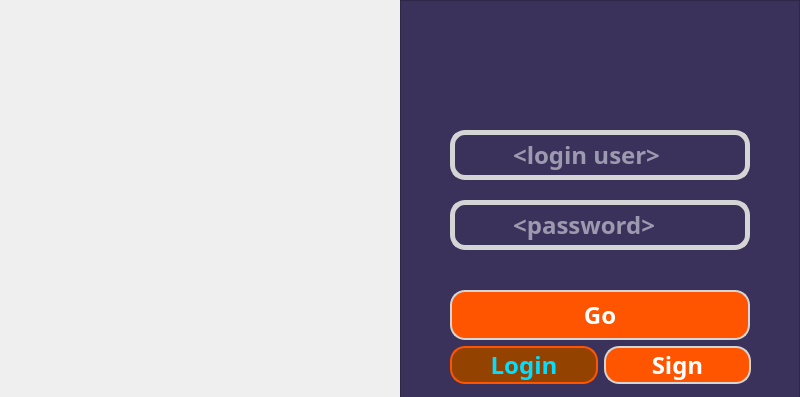
<?xml version="1.0" encoding="UTF-8"?>
<ui version="4.0">
 <class>MainWindow</class>
 <widget class="QMainWindow" name="MainWindow">
  <property name="geometry">
   <rect>
    <x>0</x>
    <y>0</y>
    <width>800</width>
    <height>397</height>
   </rect>
  </property>
  <property name="font">
   <font>
    <family>Impact</family>
    <pointsize>16</pointsize>
    <weight>50</weight>
    <bold>false</bold>
   </font>
  </property>
  <property name="windowTitle">
   <string>Intochat</string>
  </property>
  <property name="toolButtonStyle">
   <enum>Qt::ToolButtonIconOnly</enum>
  </property>
  <property name="documentMode">
   <bool>false</bool>
  </property>
  <property name="tabShape">
   <enum>QTabWidget::Rounded</enum>
  </property>
  <widget class="QWidget" name="centralwidget">
   <property name="font">
    <font>
     <family>century gothik</family>
     <pointsize>-1</pointsize>
    </font>
   </property>
   <property name="styleSheet">
    <string notr="true">*{
font-family:century gothik;
font-size:24px;
}

Qframe{
      background: rgb(59, 50, 92);
}


#log_button{
color: black;
background: rgb(21, 212, 255);
border-radius:15px;
}

#log_button:hover
{
background: rgb(255, 32, 80);
border-radius:15px;
}</string>
   </property>
   <widget class="QFrame" name="frame">
    <property name="geometry">
     <rect>
      <x>400</x>
      <y>0</y>
      <width>400</width>
      <height>400</height>
     </rect>
    </property>
    <property name="font">
     <font>
      <family>century gothik</family>
      <pointsize>-1</pointsize>
     </font>
    </property>
    <property name="styleSheet">
     <string notr="true">background: rgb(59, 50, 92);</string>
    </property>
    <property name="frameShape">
     <enum>QFrame::StyledPanel</enum>
    </property>
    <property name="frameShadow">
     <enum>QFrame::Raised</enum>
    </property>
    <widget class="QLabel" name="label">
     <property name="geometry">
      <rect>
       <x>40</x>
       <y>10</y>
       <width>341</width>
       <height>111</height>
      </rect>
     </property>
     <property name="font">
      <font>
       <family>century gothik</family>
       <pointsize>-1</pointsize>
       <weight>75</weight>
       <italic>true</italic>
       <bold>true</bold>
      </font>
     </property>
     <property name="styleSheet">
      <string notr="true">color: rgb(255, 255, 255);</string>
     </property>
     <property name="text">
      <string>&lt;Welcome to INTOchat&gt;</string>
     </property>
    </widget>
    <widget class="QLineEdit" name="login">
     <property name="geometry">
      <rect>
       <x>50</x>
       <y>130</y>
       <width>300</width>
       <height>50</height>
      </rect>
     </property>
     <property name="font">
      <font>
       <family>century gothik</family>
       <pointsize>-1</pointsize>
       <weight>75</weight>
       <bold>true</bold>
       <underline>false</underline>
      </font>
     </property>
     <property name="styleSheet">
      <string notr="true">border-radius:15px;
color: rgb(255, 255, 255);
border: 5px solid rgb(213, 213, 213);</string>
     </property>
     <property name="text">
      <string/>
     </property>
     <property name="placeholderText">
      <string notr="true">         &lt;login user&gt;</string>
     </property>
     <property name="clearButtonEnabled">
      <bool>true</bool>
     </property>
    </widget>
    <widget class="QLineEdit" name="password">
     <property name="geometry">
      <rect>
       <x>50</x>
       <y>200</y>
       <width>300</width>
       <height>50</height>
      </rect>
     </property>
     <property name="font">
      <font>
       <family>century gothik</family>
       <pointsize>-1</pointsize>
       <weight>75</weight>
       <bold>true</bold>
      </font>
     </property>
     <property name="styleSheet">
      <string notr="true">border-radius:15px;
color: rgb(255, 255, 255);
border: 5px solid rgb(213, 213, 213);</string>
     </property>
     <property name="text">
      <string/>
     </property>
     <property name="echoMode">
      <enum>QLineEdit::Password</enum>
     </property>
     <property name="cursorPosition">
      <number>0</number>
     </property>
     <property name="dragEnabled">
      <bool>false</bool>
     </property>
     <property name="readOnly">
      <bool>false</bool>
     </property>
     <property name="placeholderText">
      <string notr="true">         &lt;password&gt;</string>
     </property>
     <property name="cursorMoveStyle">
      <enum>Qt::LogicalMoveStyle</enum>
     </property>
     <property name="clearButtonEnabled">
      <bool>true</bool>
     </property>
    </widget>
    <widget class="QWidget" name="horizontalLayoutWidget">
     <property name="geometry">
      <rect>
       <x>50</x>
       <y>340</y>
       <width>301</width>
       <height>51</height>
      </rect>
     </property>
     <layout class="QHBoxLayout" name="horizontalLayout">
      <item>
       <widget class="QPushButton" name="log_button">
        <property name="font">
         <font>
          <family>century gothik</family>
          <pointsize>-1</pointsize>
          <weight>75</weight>
          <bold>true</bold>
         </font>
        </property>
        <property name="cursor">
         <cursorShape>PointingHandCursor</cursorShape>
        </property>
        <property name="focusPolicy">
         <enum>Qt::NoFocus</enum>
        </property>
        <property name="contextMenuPolicy">
         <enum>Qt::DefaultContextMenu</enum>
        </property>
        <property name="acceptDrops">
         <bool>false</bool>
        </property>
        <property name="styleSheet">
         <string notr="true">QPushButton{
border-radius: 15;
background-color: #934200;
color: rgb(2, 222, 255);
border: 2px solid rgb(255, 85, 0);
}
QPushButton:pressed{
background-color: rgb(255, 85, 0);
color: rgb(255, 255, 255);
border-radius: 15;
border: 2px solid rgb(213, 213, 213);
}
</string>
        </property>
        <property name="text">
         <string>Login</string>
        </property>
        <property name="iconSize">
         <size>
          <width>30</width>
          <height>30</height>
         </size>
        </property>
        <property name="autoRepeat">
         <bool>false</bool>
        </property>
        <property name="default">
         <bool>false</bool>
        </property>
       </widget>
      </item>
      <item>
       <widget class="QPushButton" name="register_button">
        <property name="font">
         <font>
          <family>century gothik</family>
          <pointsize>-1</pointsize>
          <weight>75</weight>
          <bold>true</bold>
         </font>
        </property>
        <property name="cursor">
         <cursorShape>PointingHandCursor</cursorShape>
        </property>
        <property name="styleSheet">
         <string notr="true">QPushButton{
background-color: rgb(255, 85, 0);
color: rgb(255, 255, 255);
border-radius: 15;
border: 2px solid rgb(213, 213, 213);
}
QPushButton:pressed{
background-color: #934200;
color: rgb(2, 222, 255);
border: 2px solid rgb(255, 85, 0);
}</string>
        </property>
        <property name="text">
         <string>Sign</string>
        </property>
        <property name="iconSize">
         <size>
          <width>10</width>
          <height>10</height>
         </size>
        </property>
       </widget>
      </item>
     </layout>
    </widget>
    <widget class="QPushButton" name="go_button">
     <property name="geometry">
      <rect>
       <x>50</x>
       <y>290</y>
       <width>300</width>
       <height>50</height>
      </rect>
     </property>
     <property name="font">
      <font>
       <family>century gothik</family>
       <pointsize>-1</pointsize>
       <weight>75</weight>
       <bold>true</bold>
      </font>
     </property>
     <property name="cursor">
      <cursorShape>PointingHandCursor</cursorShape>
     </property>
     <property name="styleSheet">
      <string notr="true">QPushButton{
background-color: rgb(255, 85, 0);
color: rgb(255, 255, 255);
border-radius: 15;
border: 2px solid rgb(213, 213, 213);
}
QPushButton:pressed{
background-color: #934200;
color: rgb(2, 222, 255);
border: 2px solid rgb(255, 85, 0);
}
</string>
     </property>
     <property name="text">
      <string>Go</string>
     </property>
     <property name="iconSize">
      <size>
       <width>10</width>
       <height>10</height>
      </size>
     </property>
    </widget>
    <widget class="QLabel" name="label_3">
     <property name="geometry">
      <rect>
       <x>50</x>
       <y>260</y>
       <width>300</width>
       <height>21</height>
      </rect>
     </property>
     <property name="font">
      <font>
       <family>century gothik</family>
       <pointsize>-1</pointsize>
       <weight>50</weight>
       <italic>true</italic>
       <bold>false</bold>
      </font>
     </property>
     <property name="styleSheet">
      <string notr="true">color: rgb(255, 255, 255);</string>
     </property>
     <property name="text">
      <string/>
     </property>
     <property name="textFormat">
      <enum>Qt::AutoText</enum>
     </property>
    </widget>
   </widget>
   <widget class="QLabel" name="label_2">
    <property name="geometry">
     <rect>
      <x>-300</x>
      <y>0</y>
      <width>701</width>
      <height>400</height>
     </rect>
    </property>
    <property name="text">
     <string/>
    </property>
   </widget>
  </widget>
 </widget>
 <resources/>
 <connections/>
</ui>
